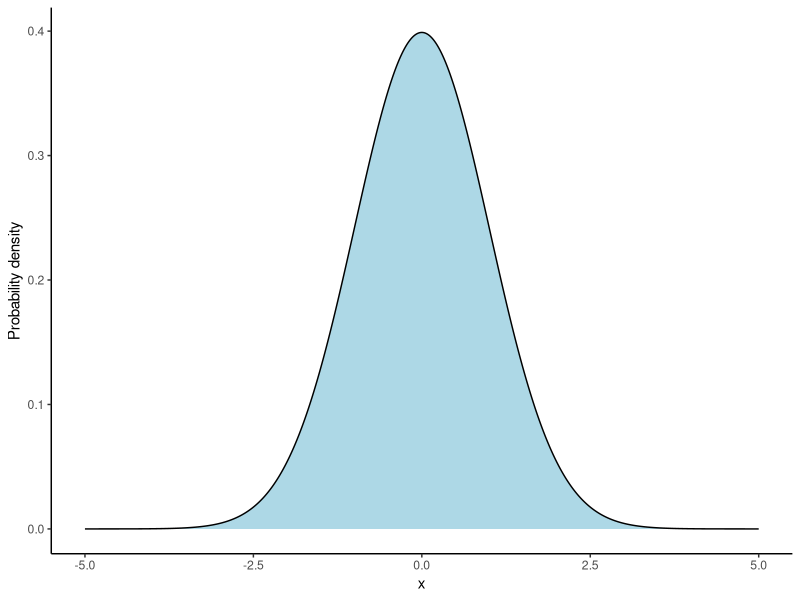
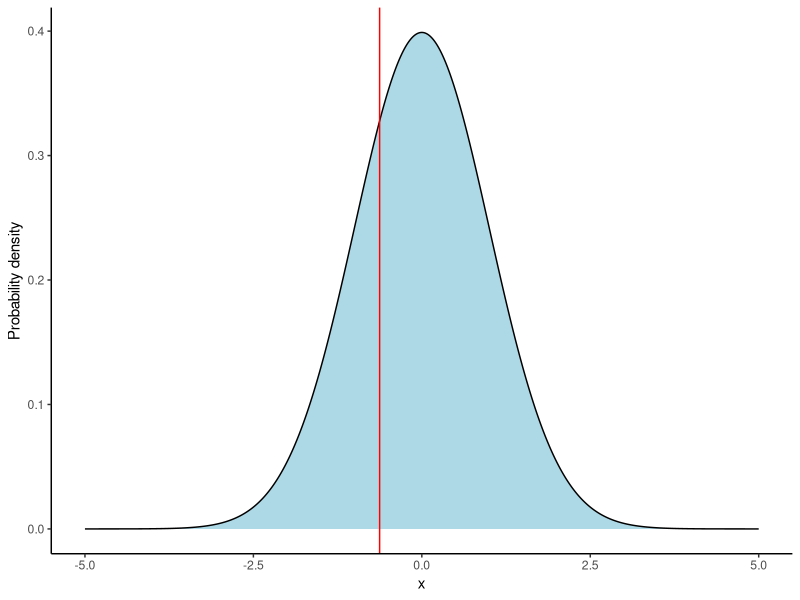
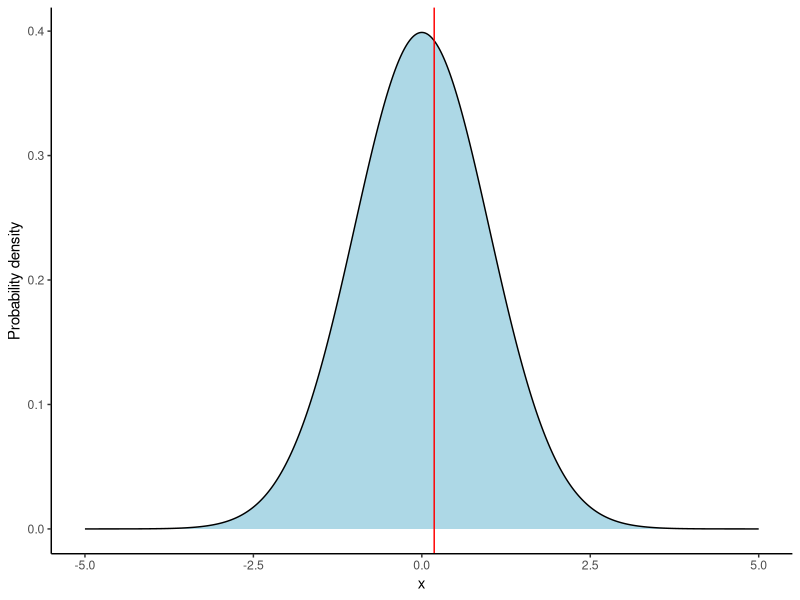
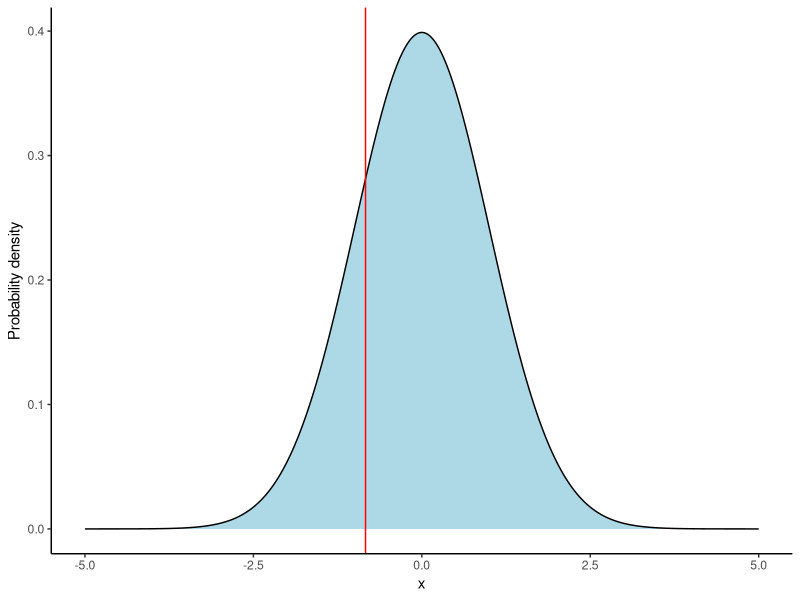
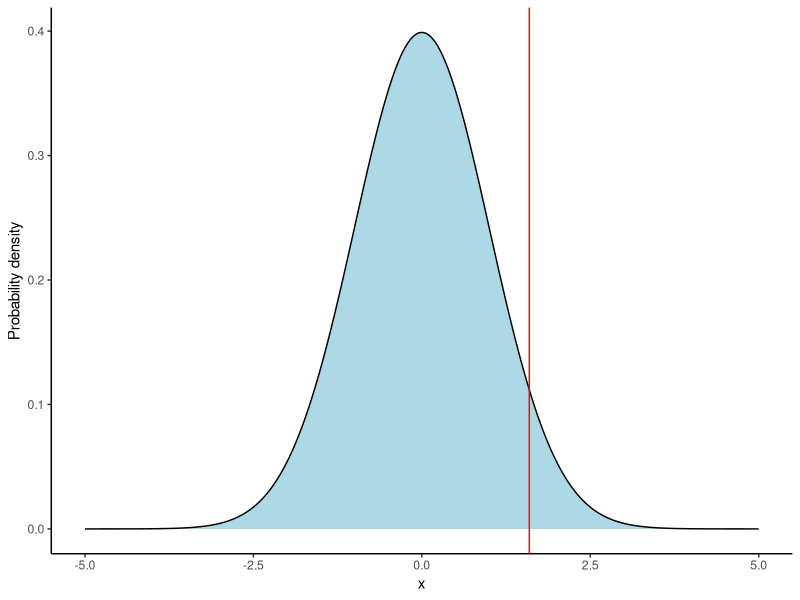
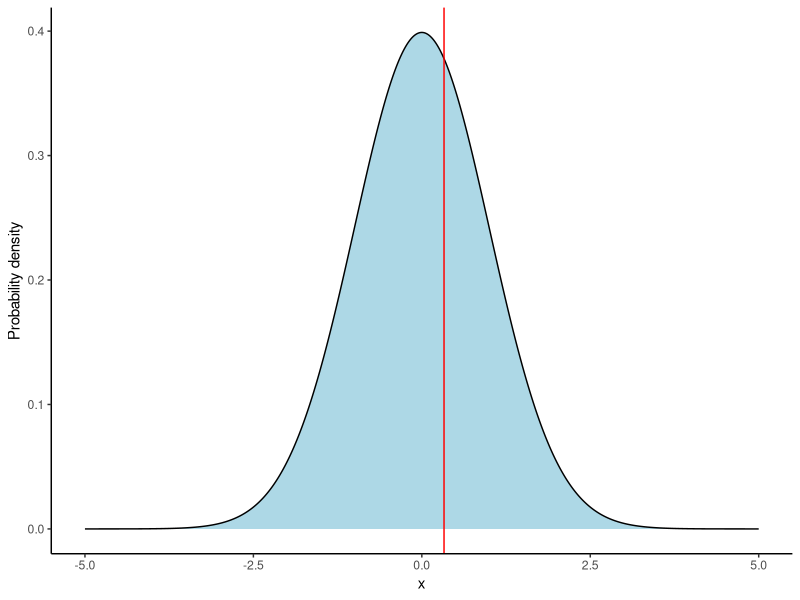
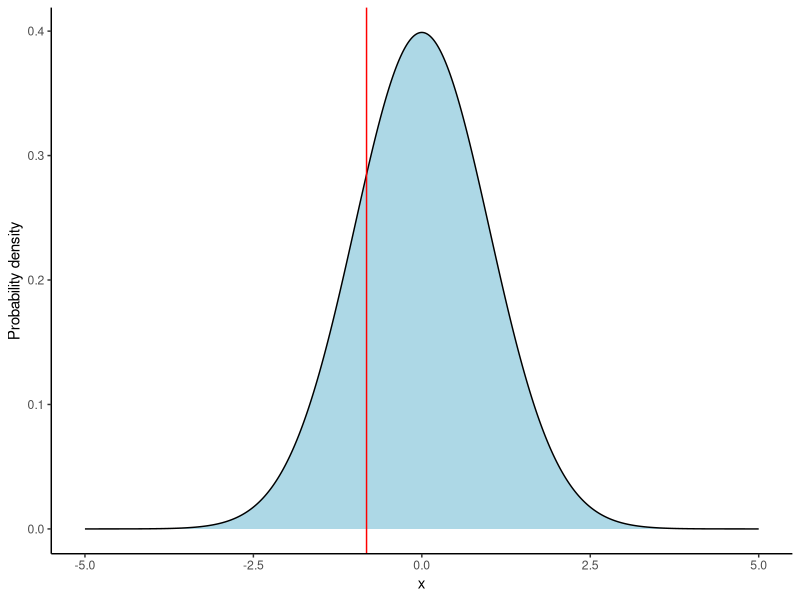
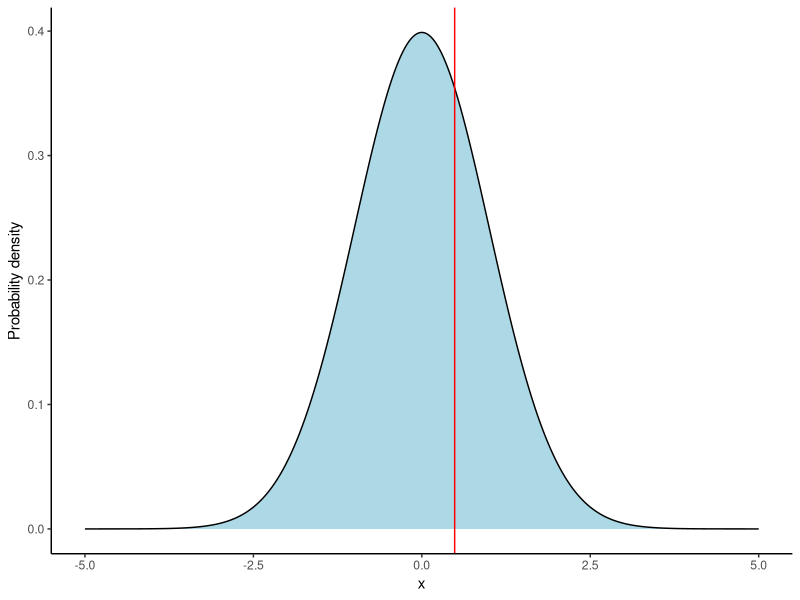

Here is the R script that generated these plots, in order:
## ---- chunk 1
knitr::opts_chunk$set(
  out.width = "100%",
  echo = FALSE
)
set.seed(1)
library(tidyverse)
theme_set(theme_classic())
## ---- chunk 2
x <- seq(from = -5, to = 5, by = 0.01)
y <- dnorm(x)

tibble(x, y) %>% 
  ggplot(aes(x, y)) + 
  geom_polygon(fill = "lightblue") +
  geom_line(colour = "black") +
  scale_y_continuous("Probability density")
## ---- chunk 3
#| fig.caption = "A normal distribution (blue) annotated with random draws from that distribution (red vertical lines)."
x <- seq(from = -5, to = 5, by = 0.01)
y <- dnorm(x)

for (i in 1:25) {
  p <- 
    tibble(x, y) %>% 
    ggplot(aes(x, y)) + 
    geom_polygon(fill = "lightblue") +
    geom_line(colour = "black") +
    geom_vline(xintercept = rnorm(1), colour = "red") +
    scale_y_continuous("Probability density")
  print(p)
}
## ---- chunk 4
means <- c(-2, 0, 2)
map_dfr(means, function(m) {
  tibble(
    x = seq(from = -10, to = 10, by = 0.01),
    y = dnorm(x, mean = m),
    mean = paste("Mean =", m)
  ) 
}) %>% 
  ggplot(
    aes(x, y, 
        colour = factor(mean), 
        fill = factor(mean))) + 
  geom_polygon(alpha = 0.2) + 
  facet_wrap(~ mean, ncol = 1) + 
  coord_cartesian(xlim = c(-4, 4)) +
  scale_x_continuous() +
  scale_y_continuous("Probability density") +
  theme(
    legend.position = "none",
    panel.spacing = unit(20, "pt"),
    strip.background = element_blank(),
    strip.text = element_text(face = "bold")
  )
## ---- chunk 5
sds <- c(0.25, 1, 2.5)
map_dfr(sds, function(sigma) {
  tibble(
    x = seq(from = -10, to = 10, by = 0.01),
    y = dnorm(x, sd = sigma),
    mean = paste("SD =", sigma)
  ) 
}) %>% 
  ggplot(
    aes(x, y, 
        colour = factor(mean), 
        fill = factor(mean))
  ) + 
  geom_polygon(alpha = 0.2) + 
  facet_wrap(~ mean, ncol = 1, scales = "free") + 
  coord_cartesian(xlim = c(-4, 4)) +
  scale_x_continuous() +
  scale_y_continuous("Probability density") +
  theme(
    legend.position = "none",
    panel.spacing = unit(20, "pt"),
    strip.background = element_blank(),
    strip.text = element_text(face = "bold")
  )
## ---- chunk 6
n_datasets <- 5
true_mean <- 1.5
n_obs <- 10

set.seed(2)
datasets <- 
  map_dfr(1:n_datasets, function(i) {
    tibble(
      dataset = i, 
      data = rnorm(n_obs, true_mean)
    )
  })

means <- datasets %>% group_by(dataset) %>% summarise(mean = mean(data))

datasets %>% 
  ggplot(aes(data)) + 
  geom_histogram(bins = 20, colour = "black", fill = "lightblue") +
  geom_vline(aes(xintercept = mean), data = means, colour = "red", linetype = "dashed") + 
  scale_x_continuous("x") +
  facet_wrap(~ dataset, ncol = 1)
## ---- chunk 7
n_datasets <- 5
true_mean <- 1.5
n_obs <- 1000

set.seed(2)
datasets <- 
  map_dfr(1:n_datasets, function(i) {
    tibble(
      dataset = i, 
      data = rnorm(n_obs, true_mean)
    )
  })

means <- datasets %>% group_by(dataset) %>% summarise(mean = mean(data))

datasets %>% 
  ggplot(aes(data)) + 
  geom_histogram(bins = 20, colour = "black", fill = "lightblue") +
  geom_vline(aes(xintercept = mean), data = means, colour = "red", linetype = "dashed") + 
  scale_x_continuous("x") +
  facet_wrap(~ dataset, ncol = 1)
## ---- chunk 8
data <- c(5, 7, 3, 4, 5, 6, 2, 3, 4)

sd <- sd(data)
sd

N <- length(data)
N 

se <- sd / sqrt(N)
se

## ---- chunk 9
data <- tribble(
  ~ x, ~ y, ~ ymin, ~ ymax,
  "A", 1.5, 1.1, 1.9,
  "B", 0.5, 0.3, 0.7,
  "C", 3.2, 2.9, 3.5
)
data %>% 
  ggplot(aes(x, y, ymin = ymin, ymax = ymax)) + 
  geom_bar(stat = "identity", colour = "black", fill = "lightblue") + 
  geom_errorbar(width = 0.1) + 
  scale_x_discrete("Group") + 
  scale_y_continuous("Value")
